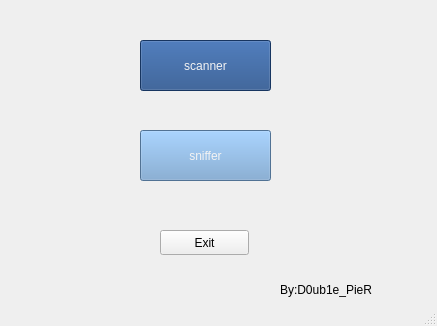
<?xml version="1.0" encoding="UTF-8"?>
<ui version="4.0">
 <class>MainWindow</class>
 <widget class="QMainWindow" name="MainWindow">
  <property name="geometry">
   <rect>
    <x>0</x>
    <y>0</y>
    <width>437</width>
    <height>326</height>
   </rect>
  </property>
  <property name="windowTitle">
   <string>MainWindow</string>
  </property>
  <widget class="QWidget" name="centralWidget">
   <widget class="QPushButton" name="scanner_button">
    <property name="geometry">
     <rect>
      <x>140</x>
      <y>40</y>
      <width>131</width>
      <height>51</height>
     </rect>
    </property>
    <property name="styleSheet">
     <string notr="true">background-color: rgb(32, 74, 135);
color: rgb(243, 243, 243);
font: italic 20pt &quot;Ubuntu&quot;;</string>
    </property>
    <property name="text">
     <string>scanner</string>
    </property>
    <property name="autoRepeatInterval">
     <number>100</number>
    </property>
   </widget>
   <widget class="QLabel" name="label">
    <property name="geometry">
     <rect>
      <x>280</x>
      <y>280</y>
      <width>151</width>
      <height>20</height>
     </rect>
    </property>
    <property name="text">
     <string>By:D0ub1e_PieR</string>
    </property>
   </widget>
   <widget class="QPushButton" name="sniffer_button">
    <property name="geometry">
     <rect>
      <x>140</x>
      <y>130</y>
      <width>131</width>
      <height>51</height>
     </rect>
    </property>
    <property name="styleSheet">
     <string notr="true">background-color: rgb(114, 159, 207);
color: rgb(243, 243, 243);
font: italic 20pt &quot;Ubuntu&quot;;</string>
    </property>
    <property name="text">
     <string>sniffer</string>
    </property>
   </widget>
   <widget class="QPushButton" name="exit_button">
    <property name="geometry">
     <rect>
      <x>160</x>
      <y>230</y>
      <width>89</width>
      <height>25</height>
     </rect>
    </property>
    <property name="text">
     <string>Exit</string>
    </property>
   </widget>
  </widget>
  <widget class="QStatusBar" name="statusBar"/>
 </widget>
 <layoutdefault spacing="6" margin="11"/>
 <resources/>
 <connections>
  <connection>
   <sender>exit_button</sender>
   <signal>clicked()</signal>
   <receiver>MainWindow</receiver>
   <slot>close()</slot>
   <hints>
    <hint type="sourcelabel">
     <x>204</x>
     <y>242</y>
    </hint>
    <hint type="destinationlabel">
     <x>218</x>
     <y>162</y>
    </hint>
   </hints>
  </connection>
 </connections>
</ui>
